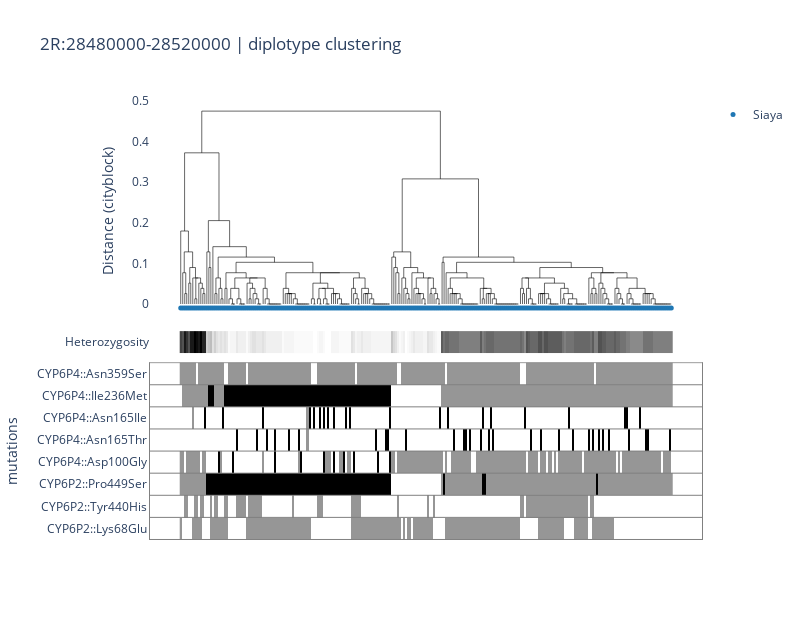

Notebook code cell kept with this figure:
### Code cell
plot_diplotype_clustering(vcf_path=vcf_path, 
                          vcf_annot_path=vcf_annot_path,
                          region=region, 
                          df_samples=df_samples, 
                          distance_metric=distance_metric, 
                          leaf_color=leaf_color,
                          samples="location == 'Siaya'",
                          non_synonymous=True, 
                          snp_filter_min_maf=0.05
                          )

### Figure 1 — Plotly figure (JSON) as saved in the notebook; plotly's stock layout.template omitted (floating-point values rounded to 4 significant figures; data arrays with more than 128 entries replaced by an {"elided": "..."} marker saying what was removed)
{"data": [{"hovertemplate": "x=%{x}<br>y=%{y}<extra></extra>", "legendgroup": "", "line": {"color": "black", "dash": "solid", "width": 0.6}, "marker": {"size": 5, "symbol": "circle"}, "mode": "lines", "name": "", "orientation": "v", "showlegend": false, "type": "scatter", "x": {"elided": "1220 float values"}, "xaxis": "x", "y": {"elided": "1220 float values"}, "yaxis": "y"}, {"customdata": {"elided": "245x10 mixed values"}, "hovertemplate": "<b>%{hovertext}</b><br><br>location=%{customdata[2]}<br>x=%{x}<br>y=%{y}<br>sample_id=%{customdata[0]}<br>taxon=%{customdata[1]}<br>country=%{customdata[3]}<br>plate=%{customdata[4]}<br>well_letter=%{customdata[5]}<br>well_number=%{customdata[6]}<br>latitude=%{customdata[7]}<br>longitude=%{customdata[8]}<br>mean_aim_genotype=%{customdata[9]}<extra></extra>", "hovertext": {"elided": "245 str values"}, "legendgroup": "Siaya", "line": {"color": "black", "width": 0.6}, "marker": {"color": "#1F77B4", "size": 5, "symbol": "circle"}, "mode": "markers", "name": "Siaya", "orientation": "v", "showlegend": true, "type": "scatter", "x": {"elided": "245 int values"}, "xaxis": "x", "y": {"elided": "245 float values"}, "yaxis": "y"}, {"colorscale": [[0, "rgb(255,255,255)"], [0.125, "rgb(240,240,240)"], [0.25, "rgb(217,217,217)"], [0.375, "rgb(189,189,189)"], [0.5, "rgb(150,150,150)"], [0.625, "rgb(115,115,115)"], [0.75, "rgb(82,82,82)"], [0.875, "rgb(37,37,37)"], [1, "rgb(0,0,0)"]], "showlegend": false, "showscale": false, "type": "heatmap", "xaxis": "x2", "y": ["Heterozygosity"], "yaxis": "y2", "z": {"elided": "1x245 float values"}}, {"colorscale": [[0, "rgb(255,255,255)"], [0.125, "rgb(240,240,240)"], [0.25, "rgb(217,217,217)"], [0.375, "rgb(189,189,189)"], [0.5, "rgb(150,150,150)"], [0.625, "rgb(115,115,115)"], [0.75, "rgb(82,82,82)"], [0.875, "rgb(37,37,37)"], [1, "rgb(0,0,0)"]], "showlegend": false, "showscale": false, "type": "heatmap", "xaxis": "x3", "y": ["CYP6P2::Lys68Glu", "CYP6P2::Tyr440His", "CYP6P2::Pro449Ser", "CYP6P4::Asp100Gly", "CYP6P4::Asn165Thr", "CYP6P4::Asn165Ile", "CYP6P4::Ile236Met", "CYP6P4::Asn359Ser"], "yaxis": "y3", "z": {"elided": "8x245 int values"}}], "layout": {"height": 620, "hovermode": "closest", "plot_bgcolor": "white", "shapes": [{"line": {"color": "grey", "width": 1}, "type": "line", "x0": 0, "x1": 1, "xref": "x3 domain", "y0": -0.5, "y1": -0.5, "yref": "y3"}, {"line": {"color": "grey", "width": 1}, "type": "line", "x0": 0, "x1": 1, "xref": "x3 domain", "y0": 0.5, "y1": 0.5, "yref": "y3"}, {"line": {"color": "grey", "width": 1}, "type": "line", "x0": 0, "x1": 1, "xref": "x3 domain", "y0": 1.5, "y1": 1.5, "yref": "y3"}, {"line": {"color": "grey", "width": 1}, "type": "line", "x0": 0, "x1": 1, "xref": "x3 domain", "y0": 2.5, "y1": 2.5, "yref": "y3"}, {"line": {"color": "grey", "width": 1}, "type": "line", "x0": 0, "x1": 1, "xref": "x3 domain", "y0": 3.5, "y1": 3.5, "yref": "y3"}, {"line": {"color": "grey", "width": 1}, "type": "line", "x0": 0, "x1": 1, "xref": "x3 domain", "y0": 4.5, "y1": 4.5, "yref": "y3"}, {"line": {"color": "grey", "width": 1}, "type": "line", "x0": 0, "x1": 1, "xref": "x3 domain", "y0": 5.5, "y1": 5.5, "yref": "y3"}, {"line": {"color": "grey", "width": 1}, "type": "line", "x0": 0, "x1": 1, "xref": "x3 domain", "y0": 6.5, "y1": 6.5, "yref": "y3"}, {"line": {"color": "grey", "width": 1}, "type": "line", "x0": 0, "x1": 1, "xref": "x3 domain", "y0": 7.5, "y1": 7.5, "yref": "y3"}], "title": {"text": "2R:28480000-28520000 | diplotype clustering"}, "width": 800, "xaxis": {"anchor": "y", "domain": [0, 1], "matches": "x3", "range": [0, 245], "showticklabels": false, "visible": false}, "xaxis2": {"anchor": "y2", "domain": [0, 1], "matches": "x3", "showticklabels": false, "visible": false}, "xaxis3": {"anchor": "y3", "domain": [0, 1], "linecolor": "grey", "linewidth": 1, "mirror": true, "showline": true, "visible": false}, "yaxis": {"anchor": "x", "domain": [0.4947, 1.0], "title": {"text": "Distance (cityblock)"}}, "yaxis2": {"anchor": "x2", "domain": [0.4242, 0.4747]}, "yaxis3": {"anchor": "x3", "domain": [0, 0.4042], "linecolor": "grey", "linewidth": 1, "mirror": true, "showline": true, "title": {"text": "mutations"}}}}
